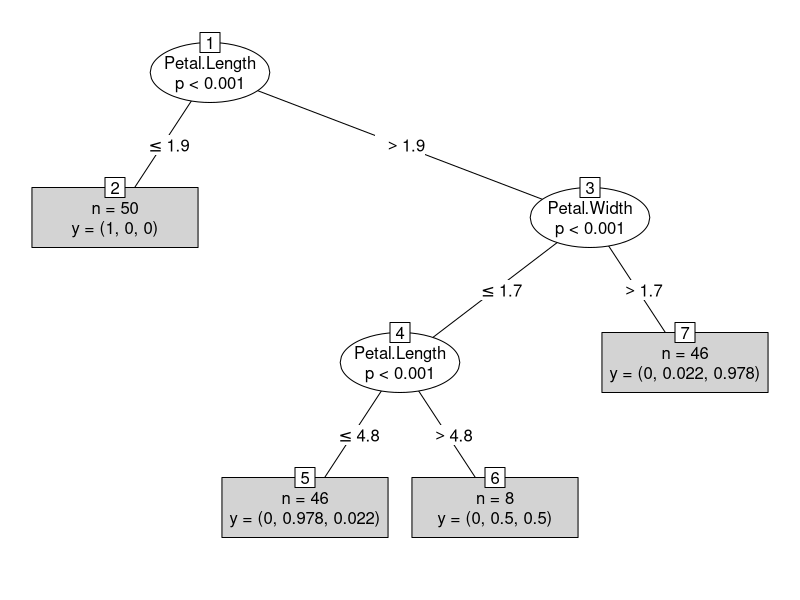

Write the R code that produced this figure.
## ---- chunk 1
head(iris)
str(iris)
## ---- chunk 2
install.packages("party")
library(party)
library(plyr)
library(readr)


iris_ctree <- ctree(Species~ Sepal.Length + Sepal.Width +Petal.Length  + Petal.Width , data=iris)
print(iris_ctree)
## ---- chunk 3
plot(iris_ctree , type="simple")

## ---- chunk 4
train_index_iris <- sample(1:nrow(iris), 0.7 *nrow(iris))
train_set_iris <- iris[train_index_iris, ]
test_set_iris <- iris[-train_index_iris,]

## ---- chunk 5
iris_ctree_model <- ctree(Species~ Sepal.Length + Sepal.Width +Petal.Length  + Petal.Width , data=train_set_iris )

iris_ctree_model

## ---- chunk 6
iris_ctree_prediction <- predict(iris_ctree_model , test_set_iris)
head(iris_ctree_prediction)

## ---- chunk 7
table(iris_ctree_prediction, test_set_iris$Species)
